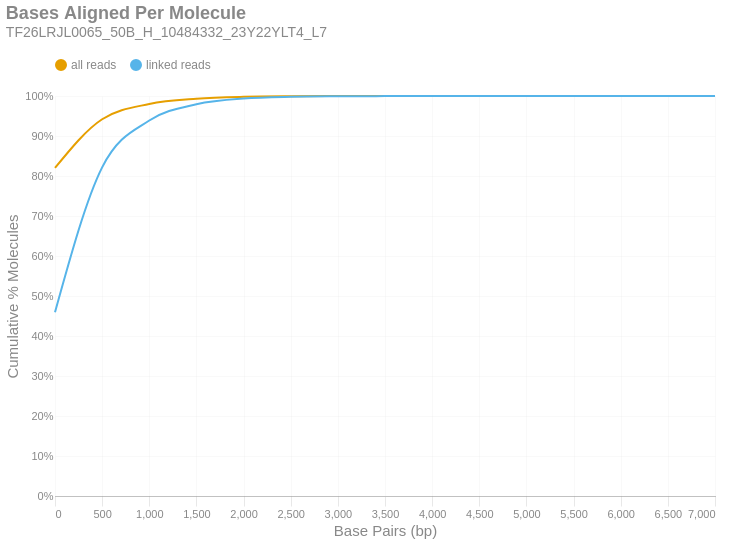

This figure's notebook cell:
### Markdown cell above
### Bases Aligned Per Molecule
This is a cumulative frequency distribution showing the number of base pairs aligned per unique molecule. These data are shown in 500 bp bins. There are two distributions: one with `all reads` (yellow) and another with only `linked reads` (blue). The percent of molecules in the `linked reads` distribution is relative to the total number of linked molecules.

### Code cell
if SKIPLR:
    print_html(f"Skipped")
else:
    binned_df = consolidated_hist(valids['aligned_bp'], mask, 500, True)
    with SafeRender(binned_df):
        (
            density_plot(binned_df, 'Bases Aligned Per Molecule', samplename, 'basesper')
            .encode(
                x=alt.X('bin:Q', title="Base Pairs (bp)").axis(tickMinStep=500).scale(padding=0),
                y=alt.Y('value:Q', title='Cumulative % Molecules')
                    .axis(format='%')
                    .scale(domain = [0,1])
                    .stack(False),
                color=alt.Color("key:N").scale(domain = ["all reads", "linked reads"]),
                tooltip = [
                    alt.Tooltip("key:N", title = "Data Type"),
                    alt.Tooltip("range_label:N", title="Bases Aligned Per Molecule"),
                    alt.Tooltip("value:Q", format = ".2%", title="% Molecules (Cum.)")
                ]
            )
        ).display()

### Figure 1 — Vega-Lite specification as saved in the notebook (floating-point values rounded to 4 significant figures)
{"width": "container", "height": 400, "config": {"title": {"anchor": "start", "dy": -15, "fontSize": 18, "color": "#888888", "subtitleColor": "#888888", "subtitleFontSize": 14}, "arc": {"fill": "#0072B2"}, "axis": {"domainColor": "#888888", "domainWidth": 0.5, "gridWidth": 0.2, "grid": false, "titleFontWeight": 400, "titleFontSize": 15, "labelFontSize": 11, "labelColor": "#888888", "tickColor": "#888888", "tickWidth": 0.2, "titleColor": "#888888"}, "axisBand": {"grid": false}, "axisX": {"grid": true, "tickSize": 10, "domainCap": "round"}, "axisY": {"domain": false, "grid": true, "tickSize": 0, "domainCap": "round"}, "background": "transparent", "header": {"labelFontSize": 15, "labelColor": "#888888", "titleFontSize": 15, "titleFontWeight": 600, "titleColor": "#888888"}, "legend": {"labelFont": "sans-serif", "labelFontSize": 12, "labelColor": "#888888", "symbolSize": 100, "symbolType": "circle", "titleFontSize": 12, "titlePadding": 10, "titleColor": "#888888", "title": null, "orient": "top"}, "range": {"category": ["#E69F00", "#56B4E9", "#009E73", "#F0E442", "#0072B2", "#D55E00", "#CC79A7", "#000000"], "diverging": ["#cfe8f3", "#a2d4ec", "#73bfe2", "#46abdb", "#1696d2", "#12719e"]}, "area": {"fill": "#0072B2", "fillOpacity": 0.7, "line": true, "strokeOpacity": 0.7}, "line": {"color": "#0072B2", "stroke": "#0072B2", "strokeWidth": 2}, "trail": {"color": "#0072B2", "stroke": "#0072B2", "strokeWidth": 0, "size": 1}, "point": {"filled": true, "fillOpacity": 1.0, "size": 95}, "text": {"color": "#888888", "fontSize": 11, "align": "right", "fontWeight": 400, "size": 11}, "bar": {"fill": "#0072B2", "stroke": null}, "view": {"stroke": null, "continuousWidth": 660, "continuousHeight": 400}}, "data": {"name": "data-ab5ed81880558a1f1875839583396d77"}, "mark": {"type": "line", "interpolate": "monotone", "point": {"opacity": 0, "size": 275}}, "encoding": {"color": {"field": "key", "scale": {"domain": ["all reads", "linked reads"]}, "type": "nominal"}, "tooltip": [{"field": "key", "title": "Data Type", "type": "nominal"}, {"field": "range_label", "title": "Bases Aligned Per Molecule", "type": "nominal"}, {"field": "value", "format": ".2%", "title": "% Molecules (Cum.)", "type": "quantitative"}], "x": {"axis": {"tickMinStep": 500}, "field": "bin", "scale": {"padding": 0}, "title": "Base Pairs (bp)", "type": "quantitative"}, "y": {"axis": {"format": "%"}, "field": "value", "scale": {"domain": [0, 1]}, "stack": false, "title": "Cumulative % Molecules", "type": "quantitative"}}, "params": [{"name": "param_c36ac31b6afebe62", "select": {"type": "point", "fields": ["key"]}, "bind": "legend"}], "title": {"text": "Bases Aligned Per Molecule", "subtitle": "TF26LRJL0065_50B_H_10484332_23Y22YLT4_L7"}, "transform": [{"fold": ["all reads (cumsum)", "linked reads (cumsum)"]}, {"calculate": "replace(datum.key, ' (cumsum)', '')", "as": "key"}, {"filter": {"param": "param_c36ac31b6afebe62"}}], "usermeta": {"embedOptions": {"downloadFileName": "TF26LRJL0065_50B_H_10484332_23Y22YLT4_L7.basesper"}}, "$schema": "https://vega.github.io/schema/vega-lite/v6.4.1.json", "datasets": {"data-ab5ed81880558a1f1875839583396d77": [{"bin": "0.0", "interval": "0.0-500.0", "all reads": 0.8202, "linked reads": 0.4596, "all reads (cumsum)": 0.8202, "linked reads (cumsum)": 0.4596, "range_label": "0-499"}, {"bin": "500.0", "interval": "500.0-1000.0", "all reads": 0.1217, "linked reads": 0.362, "all reads (cumsum)": 0.9418, "linked reads (cumsum)": 0.8216, "range_label": "500-999"}, {"bin": "1000.0", "interval": "1000.0-1500.0", "all reads": 0.03826, "linked reads": 0.1171, "all reads (cumsum)": 0.9801, "linked reads (cumsum)": 0.9387, "range_label": "1000-1499"}, {"bin": "1500.0", "interval": "1500.0-2000.0", "all reads": 0.01317, "linked reads": 0.04052, "all reads (cumsum)": 0.9933, "linked reads (cumsum)": 0.9793, "range_label": "1500-1999"}, {"bin": "2000.0", "interval": "2000.0-2500.0", "all reads": 0.004646, "linked reads": 0.01431, "all reads (cumsum)": 0.9979, "linked reads (cumsum)": 0.9936, "range_label": "2000-2499"}, {"bin": "2500.0", "interval": "2500.0-3000.0", "all reads": 0.001395, "linked reads": 0.004296, "all reads (cumsum)": 0.9993, "linked reads (cumsum)": 0.9979, "range_label": "2500-2999"}, {"bin": "3000.0", "interval": "3000.0-3500.0", "all reads": 0.0004406, "linked reads": 0.001357, "all reads (cumsum)": 0.9997, "linked reads (cumsum)": 0.9992, "range_label": "3000-3499"}, {"bin": "3500.0", "interval": "3500.0-4000.0", "all reads": 0.0001626, "linked reads": 0.000501, "all reads (cumsum)": 0.9999, "linked reads (cumsum)": 0.9997, "range_label": "3500-3999"}, {"bin": "4000.0", "interval": "4000.0-4500.0", "all reads": 5.684e-05, "linked reads": 0.0001751, "all reads (cumsum)": 1.0, "linked reads (cumsum)": 0.9999, "range_label": "4000-4499"}, {"bin": "4500.0", "interval": "4500.0-5000.0", "all reads": 2.151e-05, "linked reads": 6.627e-05, "all reads (cumsum)": 1.0, "linked reads (cumsum)": 1.0, "range_label": "4500-4999"}, {"bin": "5000.0", "interval": "5000.0-5500.0", "all reads": 7.467e-06, "linked reads": 2.3e-05, "all reads (cumsum)": 1.0, "linked reads (cumsum)": 1.0, "range_label": "5000-5499"}, {"bin": "5500.0", "interval": "5500.0-6000.0", "all reads": 2.34e-06, "linked reads": 7.211e-06, "all reads (cumsum)": 1.0, "linked reads (cumsum)": 1.0, "range_label": "5500-5999"}, {"bin": "6000.0", "interval": "6000.0-6500.0", "all reads": 4.458e-07, "linked reads": 1.373e-06, "all reads (cumsum)": 1.0, "linked reads (cumsum)": 1.0, "range_label": "6000-6499"}, {"bin": "6500.0", "interval": "6500.0-7000.0", "all reads": 3.344e-07, "linked reads": 1.03e-06, "all reads (cumsum)": 1.0, "linked reads (cumsum)": 1.0, "range_label": "6500-6999"}, {"bin": "7000.0", "interval": "7000.0-7500.0", "all reads": 1.115e-07, "linked reads": 3.434e-07, "all reads (cumsum)": 1.0, "linked reads (cumsum)": 1.0, "range_label": "7000-7499"}]}}
